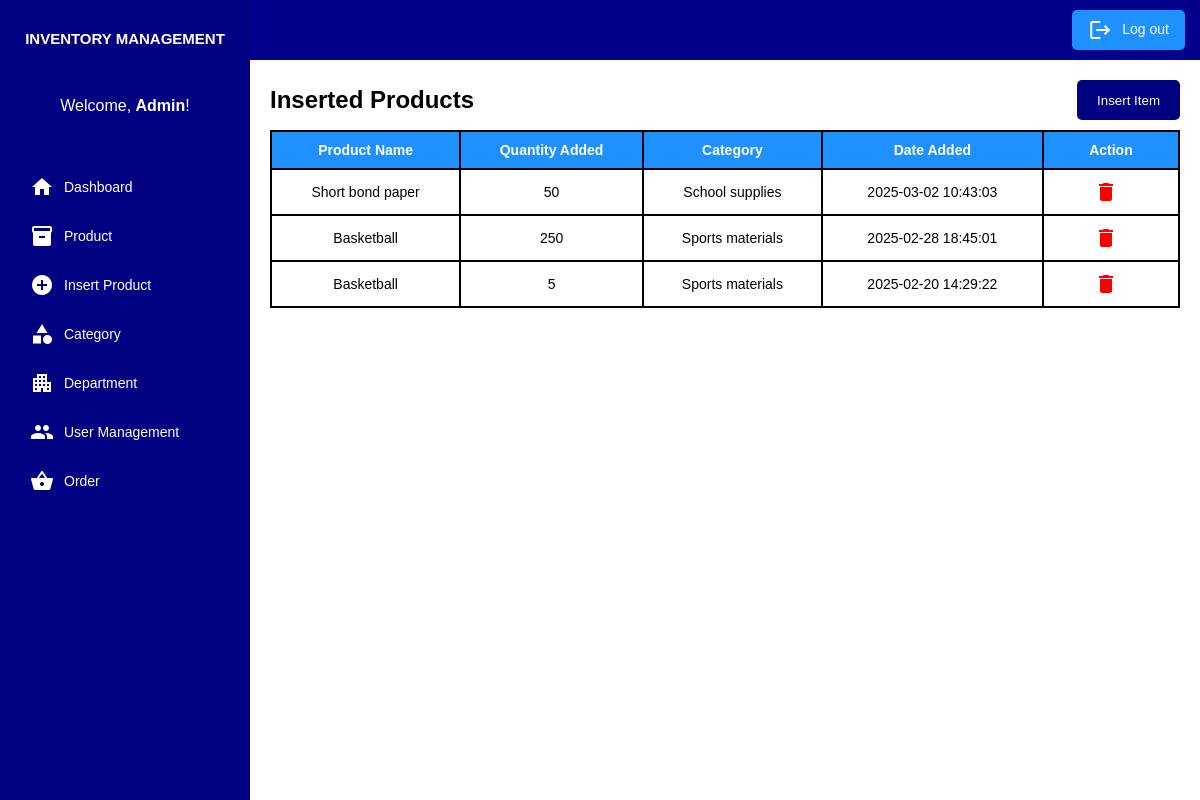
/admin/php/a_product_new.php, run on the app's committed database.
### tables this page shows
CREATE TABLE `product_updates` (
  `id` int(11) NOT NULL,
  `product_id` int(11) NOT NULL,
  `quantity` int(11) NOT NULL,
  `date_added` datetime DEFAULT current_timestamp()
);

CREATE TABLE `products` (
  `id` int(11) NOT NULL,
  `product_name` varchar(100) NOT NULL,
  `product_type` varchar(100) NOT NULL,
  `quantity` int(11) NOT NULL,
  `category_id` int(11) NOT NULL,
  `date_added` datetime NOT NULL DEFAULT current_timestamp(),
  `deleted_at` datetime DEFAULT NULL
);

CREATE TABLE `categories` (
  `id` int(11) NOT NULL,
  `category_name` varchar(100) NOT NULL
);

### admin/php/a_product_new.php (the view, shortened to what this page needs)
<?php
include 'db_conn.php';
$query = "SELECT pu.id, p.product_name, pu.quantity, pu.date_added, c.category_name
        FROM product_updates pu
        JOIN products p ON pu.product_id = p.id
        JOIN categories c ON p.category_id = c.id
        ORDER BY pu.date_added DESC";
$result = $conn->query($query);
?>
<!DOCTYPE html>
<html lang="en">
<head>
    <link rel="stylesheet" href="../css/a_product.css">
    <link rel="stylesheet" href="../css/modal.css">
</head>
<body>
    <div class="dashboard-container">
        <aside class="sidebar">
            <h2>INVENTORY MANAGEMENT</h2>
            <p class="greeting">Welcome, <b>Admin</b>!</p>
            <nav class="sidebar-nav">
                <ul>
                    <li><a href="a_dashboard.php"><i class="material-icons">home</i>Dashboard</a></li>
                    <li><a href="a_product.php"><i class="material-icons">inventory</i>Product</a></li>
                    <li><a href="a_product_new.php"><i class="material-icons">add_circle</i>Insert Product</a></li>
                    <li><a href="a_category.php"><i class="material-icons">category</i>Category</a></li>
                    <li><a href="a_department.php"><i class="material-icons">apartment</i>Department</a></li>
                    <li><a href="a_umanagement.php"><i class="material-icons">people</i>User Management</a></li>
                    <li><a href="a_order.php"><i class="material-icons">shopping_basket</i>Order</a></li>
                </ul>
            </nav>
        </aside>
        <main class="main-content">
            <header class="top-header">
                <button class="logout-btn" onclick="confirmLogout()">
                    <i class="material-icons">logout</i>Log out
                </button>
            </header>
            <div class="container">
                <div class="header">
                    <div class="left-section">
                        <h2>Inserted Products</h2>
                    </div>
                    <div class="right-section">
                        <button class="add-item" onclick="window.location.href='a_product_new_add.php'">Insert Item</button>
                    </div>
                </div>
                <div class="table-container">
                    <table class="product-table">
                        <thead>
                            <tr>
                                <th>Product Name</th>
                                <th>Quantity Added</th>
                                <th>Category</th>
                                <th>Date Added</th>
                                <th style="width: 15%;">Action</th>
                            </tr>
                        </thead>
                        <tbody>
                            <?php
                            if ($result->num_rows > 0) {
                                while ($row = $result->fetch_assoc()) {
                                    echo "<tr>
                                        <td>" . htmlspecialchars($row['product_name']) . "</td>
                                        <td>" . htmlspecialchars($row['quantity']) . "</td>
                                        <td>" . htmlspecialchars($row['category_name']) . "</td>
                                        <td>" . htmlspecialchars($row['date_added']) . "</td>
                                        <td>
                                            <span class='material-icons icon delete' title='Delete Record' onclick='confirmDelete(" . $row['id'] . ")'>delete</span>
                                        </td>
                                    </tr>";
                                }
                            } else {
                                echo "<tr><td colspan='5'>No products found.</td></tr>";
                            }
                            ?>
                        </tbody>
                    </table>
                </div>
            </div>
        </main>
    </div>
</body>
</html>

### admin/css/a_product.css (style rules this page uses)
* { margin: 0; padding: 0; box-sizing: border-box; font-family: 'Arial', sans-serif; }
body, html { height: 100%; background-color: white; overflow: hidden; }
.dashboard-container { display: flex; height: 100vh; width: 100%; flex-direction: column; overflow: hidden; }
@media (min-width: 768px) { .dashboard-container { flex-direction: row; } }
.sidebar { width: 100%; background-color: navy; padding: 20px; display: flex; flex-direction: column; height: 100vh; }
@media (min-width: 768px) { .sidebar { width: 250px; } }
.sidebar h2 { color: white; font-size: 15px; text-transform: uppercase; text-align: center; margin-top: 10px; }
.greeting { color: white; text-align: center; margin-bottom: 50px; margin-top: 50px; }
.sidebar-nav ul { list-style: none; }
.sidebar-nav ul li { margin-bottom: 5px; }
.sidebar-nav ul li a { text-decoration: none; color: white; font-size: 14px; display: flex; align-items: center; padding: 10px; border-radius: 5px; transition: background-color 0.1s; }
.material-icons { vertical-align: middle; margin-right: 10px; }
.main-content { flex: 1; display: flex; flex-direction: column; background-color: white; height: 100vh; overflow: hidden; }
.top-header { display: flex; justify-content: flex-end; background-color: darkblue; padding: 15px; height: 60px; align-items: center; flex-shrink: 0; }
.logout-btn { background-color: dodgerblue; color: white; border: none; padding: 8px 16px; border-radius: 5px; font-size: 14px; cursor: pointer; transition: background-color 0.1s; }
.container { flex: 1; display: flex; flex-direction: column; margin: 0 auto; padding: 20px; width: 100%; overflow: hidden; }
.header { display: flex; justify-content: space-between; align-items: center; margin-bottom: 10px; }
.left-section h2 { margin: 0; margin-right: 10px; }
.right-section { display: flex; align-items: center; gap: 10px; flex-wrap: wrap; }
.search-field, .filter, .add-item { height: 40px; box-sizing: border-box; }
.add-item { background-color: navy; color: white; padding: 0 20px; border: none; border-radius: 5px; cursor: pointer; display: flex; align-items: center; justify-content: center; }
.table-container { flex: 1; max-height: calc(100vh - 120px); overflow-y: auto; display: flex; flex-direction: column; background-color: white; }
table { width: 100%; border-collapse: collapse; table-layout: auto; }
th, td { padding: 10px; text-align: center; border: 2px solid black; font-size: 14px; }
th { background-color: dodgerblue; color: white; }
.icon { font-size: 18px; cursor: pointer; }
.delete { color: red; }
tr { transition: background-color 0.2s ease-in-out; }

### data on the page
product_updates: product.product_name "Short bond paper", quantity "50", categories.category_name "School supplies", date_added "2025-03-02 10:43:03"
product_updates: product.product_name "Basketball", quantity "250", categories.category_name "Sports materials", date_added "2025-02-28 18:45:01"
product_updates: product.product_name "Basketball", quantity "5", categories.category_name "Sports materials", date_added "2025-02-20 14:29:22"
